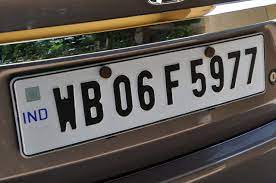
#> input picture images (1).jpg, 276 x 183 px, given in place of the camera
$ python palte_usb_camera.py
#> lines starting #> are read from the running program, lines starting #| are printed output that depends on the picture; after the words box and inside, x2 and y2 are one past the last pixel; in counts of white or black regions, pixels touching at a corner belong together
#> further down, frame is the input picture: shape (183, 276, 3); mean B, G, R 83, 88.1, 93.6
import cv2
import imutils
import numpy as np
import pytesseract

def process_frame(frame):
    # Resize the frame
    frame = cv2.resize(frame, (620, 480))
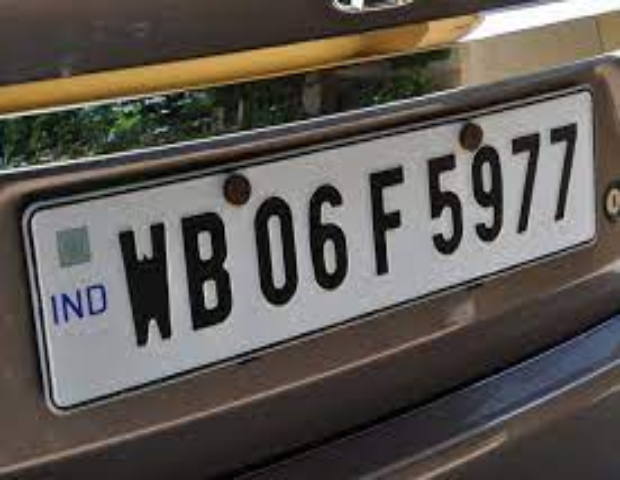
#> frame: shape (480, 620, 3); mean of channels 0, 1, 2 82.9, 88, 93.4; drawn as B, G, R

    # Convert to grayscale
    gray = cv2.cvtColor(frame, cv2.COLOR_BGR2GRAY)
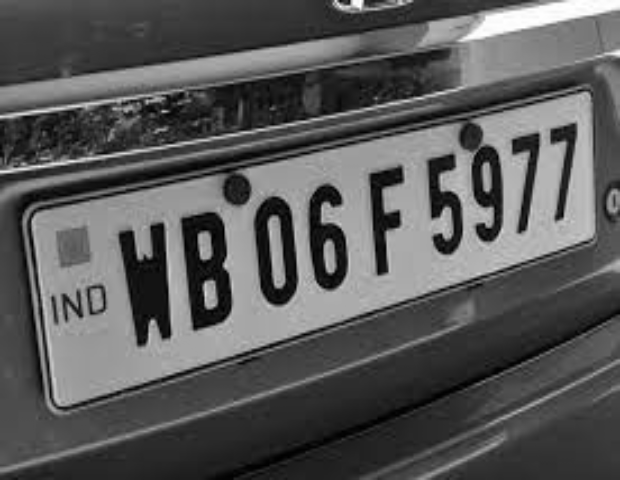
#> gray: shape (480, 620); min 0, max 255, mean 89.1

    # Bilateral filtering
    gray = cv2.bilateralFilter(gray, 11, 17, 17)

    # Edge detection
    edged = cv2.Canny(gray, 30, 200)
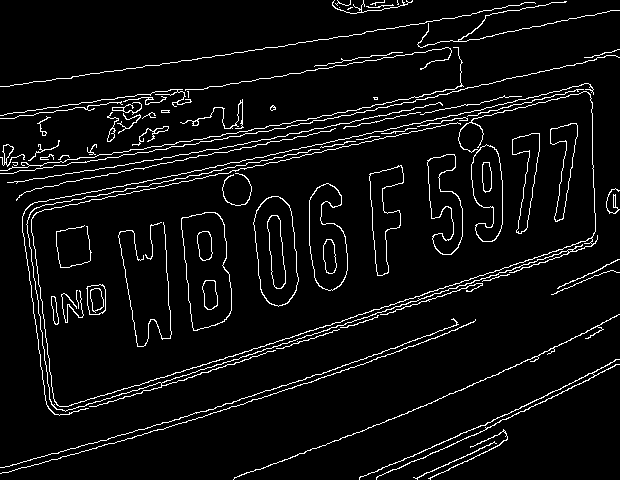
#> edged: shape (480, 620); 5.5% white in thin lines or dots

    # Find contours
    cnts = cv2.findContours(edged.copy(), cv2.RETR_TREE, cv2.CHAIN_APPROX_SIMPLE)
#> cnts = 109 contours, 49 with area under 20; largest, box (x1, y1, x2, y2) and area: (181, 212, 232, 331) 4563, (181, 212, 232, 331) 4534, (253, 196, 299, 307) 3766, (253, 196, 299, 307) 3722, (309, 183, 348, 291) 2864
    cnts = imutils.grab_contours(cnts)
    cnts = sorted(cnts, key=cv2.contourArea, reverse=True)[:10]
#> cnts = 10 contours; largest, box (x1, y1, x2, y2) and area: (181, 212, 232, 331) 4563, (181, 212, 232, 331) 4534, (253, 196, 299, 307) 3766, (253, 196, 299, 307) 3722, (309, 183, 348, 291) 2864
    screenCnt = None

    # Loop over contours
    for c in cnts:
        peri = cv2.arcLength(c, True)
        approx = cv2.approxPolyDP(c, 0.018 * peri, True)

        if len(approx) == 4:
            screenCnt = approx
            break
#> this loop made 10 passes
#> peri on passes 1 to 10: 311.2, 308.9, 271.3, 269, 302.3, 300, 6474.5, 266.5, 340.6, 336.8

    if screenCnt is not None:
        cv2.drawContours(frame, [screenCnt], -1, (0, 255, 0), 3)

        # Masking
        mask = np.zeros(gray.shape, np.uint8)
        new_image = cv2.drawContours(mask, [screenCnt], 0, 255, -1)
        new_image = cv2.bitwise_and(frame, frame, mask=mask)

        # Cropping
        (x, y) = np.where(mask == 255)
        (topx, topy) = (np.min(x), np.min(y))
        (bottomx, bottomy) = (np.max(x), np.max(y))
        cropped = gray[topx:bottomx + 1, topy:bottomy + 1]

        # Read the number plate
        text = pytesseract.image_to_string(cropped, config='--psm 11')
        print("Detected Number is:", text)

    cv2.imshow('Live Video', frame)

# Specify the index of your USB camera (e.g., 0, 1, 2, ...)
usb_camera_index = 0
cap = cv2.VideoCapture(usb_camera_index)

while True:
    ret, frame = cap.read()

    if not ret:
        break

    process_frame(frame)

    if cv2.waitKey(1) & 0xFF == ord('q'):
#> (key q is pressed here)
        break

cap.release()
cv2.destroyAllWindows()
